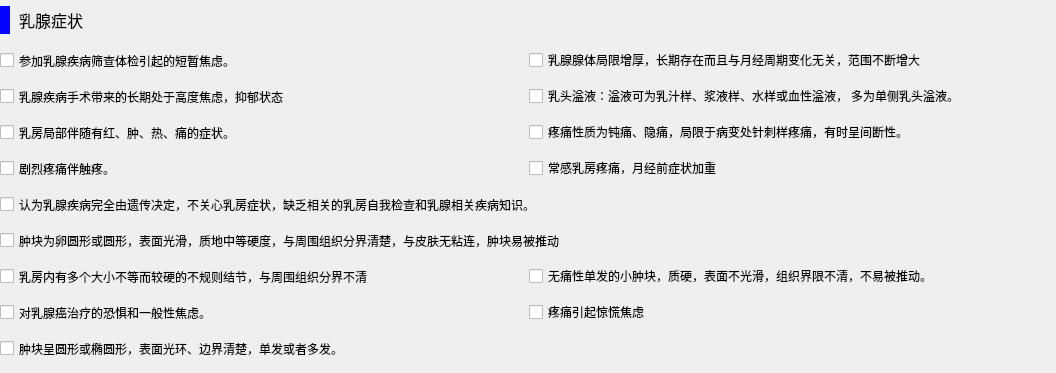
<?xml version="1.0" encoding="UTF-8"?>
<ui version="4.0">
 <class>T3L6</class>
 <widget class="QWidget" name="T3L6">
  <property name="geometry">
   <rect>
    <x>0</x>
    <y>0</y>
    <width>1056</width>
    <height>373</height>
   </rect>
  </property>
  <property name="windowTitle">
   <string>Form</string>
  </property>
  <widget class="QWidget" name="gridLayoutWidget">
   <property name="geometry">
    <rect>
     <x>0</x>
     <y>0</y>
     <width>1051</width>
     <height>364</height>
    </rect>
   </property>
   <property name="font">
    <font>
     <family>微软雅黑</family>
    </font>
   </property>
   <layout class="QGridLayout" name="gridLayout" columnstretch="1,1">
    <item row="5" column="0" colspan="2">
     <widget class="QCheckBox" name="s51">
      <property name="minimumSize">
       <size>
        <width>0</width>
        <height>29</height>
       </size>
      </property>
      <property name="maximumSize">
       <size>
        <width>16777215</width>
        <height>16777215</height>
       </size>
      </property>
      <property name="font">
       <font>
        <family>微软雅黑</family>
       </font>
      </property>
      <property name="text">
       <string>认为乳腺疾病完全由遗传决定，不关心乳房症状，缺乏相关的乳房自我检查和乳腺相关疾病知识。</string>
      </property>
     </widget>
    </item>
    <item row="7" column="0">
     <widget class="QCheckBox" name="s71">
      <property name="minimumSize">
       <size>
        <width>0</width>
        <height>29</height>
       </size>
      </property>
      <property name="font">
       <font>
        <family>微软雅黑</family>
       </font>
      </property>
      <property name="text">
       <string>乳房内有多个大小不等而较硬的不规则结节，与周围组织分界不清</string>
      </property>
     </widget>
    </item>
    <item row="2" column="0">
     <widget class="QCheckBox" name="s21">
      <property name="minimumSize">
       <size>
        <width>0</width>
        <height>29</height>
       </size>
      </property>
      <property name="font">
       <font>
        <family>微软雅黑</family>
       </font>
      </property>
      <property name="text">
       <string>乳腺疾病手术带来的长期处于高度焦虑，抑郁状态</string>
      </property>
     </widget>
    </item>
    <item row="9" column="0">
     <widget class="QCheckBox" name="s91">
      <property name="minimumSize">
       <size>
        <width>0</width>
        <height>29</height>
       </size>
      </property>
      <property name="font">
       <font>
        <family>微软雅黑</family>
       </font>
      </property>
      <property name="text">
       <string>肿块呈圆形或椭圆形，表面光环、边界清楚，单发或者多发。</string>
      </property>
     </widget>
    </item>
    <item row="3" column="1">
     <widget class="QCheckBox" name="s32">
      <property name="font">
       <font>
        <family>微软雅黑</family>
       </font>
      </property>
      <property name="text">
       <string>疼痛性质为钝痛、隐痛，局限于病变处针刺样疼痛，有时呈间断性。</string>
      </property>
     </widget>
    </item>
    <item row="4" column="0">
     <widget class="QCheckBox" name="s41">
      <property name="minimumSize">
       <size>
        <width>0</width>
        <height>29</height>
       </size>
      </property>
      <property name="font">
       <font>
        <family>微软雅黑</family>
       </font>
      </property>
      <property name="text">
       <string>剧烈疼痛伴触疼。</string>
      </property>
     </widget>
    </item>
    <item row="8" column="1">
     <widget class="QCheckBox" name="s82">
      <property name="font">
       <font>
        <family>微软雅黑</family>
       </font>
      </property>
      <property name="text">
       <string>疼痛引起惊慌焦虑</string>
      </property>
     </widget>
    </item>
    <item row="8" column="0">
     <widget class="QCheckBox" name="s81">
      <property name="minimumSize">
       <size>
        <width>0</width>
        <height>29</height>
       </size>
      </property>
      <property name="font">
       <font>
        <family>微软雅黑</family>
       </font>
      </property>
      <property name="text">
       <string>对乳腺癌治疗的恐惧和一般性焦虑。</string>
      </property>
     </widget>
    </item>
    <item row="1" column="1">
     <widget class="QCheckBox" name="s12">
      <property name="font">
       <font>
        <family>微软雅黑</family>
       </font>
      </property>
      <property name="text">
       <string>乳腺腺体局限增厚，长期存在而且与月经周期变化无关，范围不断增大</string>
      </property>
     </widget>
    </item>
    <item row="4" column="1">
     <widget class="QCheckBox" name="s42">
      <property name="font">
       <font>
        <family>微软雅黑</family>
       </font>
      </property>
      <property name="text">
       <string>常感乳房疼痛，月经前症状加重</string>
      </property>
     </widget>
    </item>
    <item row="1" column="0">
     <widget class="QCheckBox" name="s11">
      <property name="minimumSize">
       <size>
        <width>0</width>
        <height>29</height>
       </size>
      </property>
      <property name="font">
       <font>
        <family>微软雅黑</family>
       </font>
      </property>
      <property name="text">
       <string>参加乳腺疾病筛查体检引起的短暂焦虑。</string>
      </property>
     </widget>
    </item>
    <item row="2" column="1">
     <widget class="QCheckBox" name="s22">
      <property name="font">
       <font>
        <family>微软雅黑</family>
       </font>
      </property>
      <property name="text">
       <string>乳头溢液：溢液可为乳汁样、浆液样、水样或血性溢液， 多为单侧乳头溢液。</string>
      </property>
     </widget>
    </item>
    <item row="3" column="0">
     <widget class="QCheckBox" name="s31">
      <property name="minimumSize">
       <size>
        <width>0</width>
        <height>29</height>
       </size>
      </property>
      <property name="font">
       <font>
        <family>微软雅黑</family>
       </font>
      </property>
      <property name="text">
       <string>乳房局部伴随有红、肿、热、痛的症状。</string>
      </property>
     </widget>
    </item>
    <item row="7" column="1">
     <widget class="QCheckBox" name="s72">
      <property name="font">
       <font>
        <family>微软雅黑</family>
       </font>
      </property>
      <property name="text">
       <string>无痛性单发的小肿块，质硬，表面不光滑，组织界限不清，不易被推动。</string>
      </property>
     </widget>
    </item>
    <item row="6" column="0" colspan="2">
     <widget class="QCheckBox" name="s61">
      <property name="minimumSize">
       <size>
        <width>0</width>
        <height>29</height>
       </size>
      </property>
      <property name="maximumSize">
       <size>
        <width>16777215</width>
        <height>16777215</height>
       </size>
      </property>
      <property name="font">
       <font>
        <family>微软雅黑</family>
       </font>
      </property>
      <property name="text">
       <string>肿块为卵圆形或圆形，表面光滑，质地中等硬度，与周围组织分界清楚，与皮肤无粘连，肿块易被推动</string>
      </property>
     </widget>
    </item>
    <item row="0" column="0" colspan="2">
     <widget class="QLabel" name="label_45">
      <property name="minimumSize">
       <size>
        <width>0</width>
        <height>38</height>
       </size>
      </property>
      <property name="maximumSize">
       <size>
        <width>16777215</width>
        <height>38</height>
       </size>
      </property>
      <property name="font">
       <font>
        <family>微软雅黑</family>
        <pointsize>12</pointsize>
       </font>
      </property>
      <property name="styleSheet">
       <string notr="true">border-left: 10px solid blue;
border-radius:5px;
padding-left: 5px;
</string>
      </property>
      <property name="text">
       <string>乳腺症状</string>
      </property>
     </widget>
    </item>
   </layout>
  </widget>
 </widget>
 <resources/>
 <connections/>
</ui>
